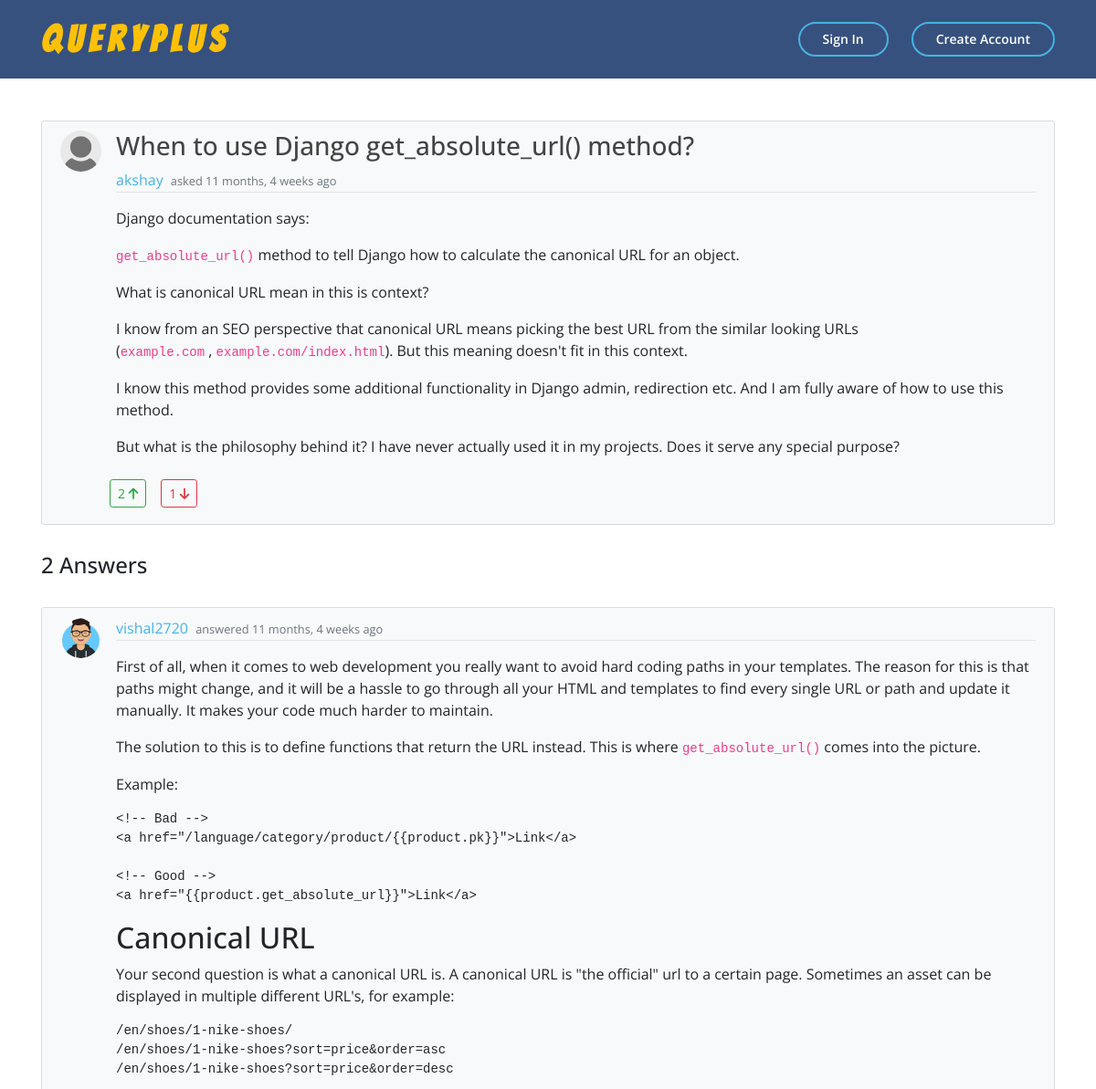
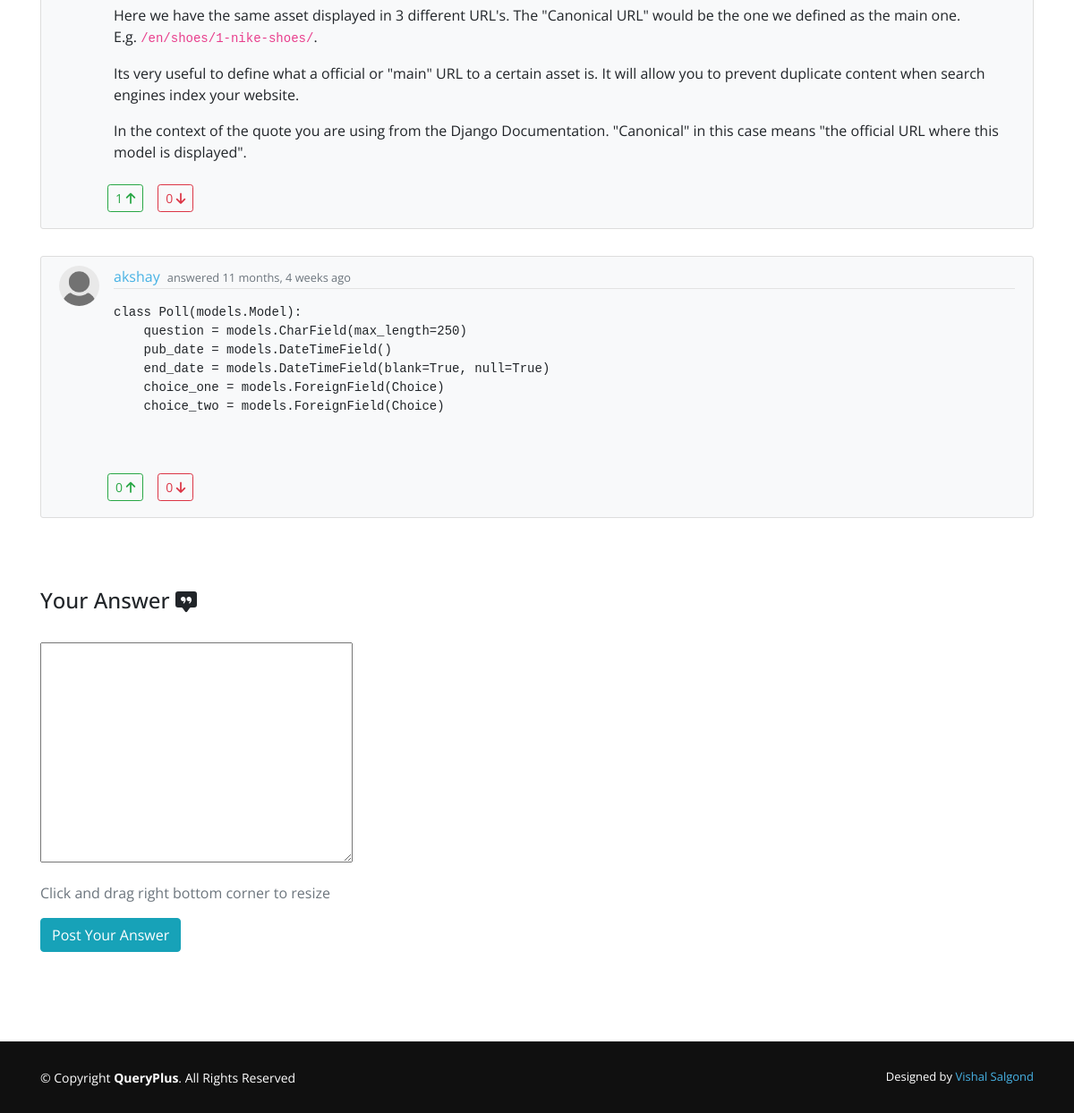
/question/23/, run on the app's committed database (2 pictures, top to bottom).
### main_app/models.py (models this page shows, shortened)
class Question(models.Model):
    title = models.CharField(max_length=100, null=True)
    question = RichTextField()
    date_posted = models.DateTimeField(auto_now_add=True)
    author = models.ForeignKey(User, on_delete=models.CASCADE)
    upvotes = models.ManyToManyField(User, related_name='question_upvotes', blank=True)
    downvotes = models.ManyToManyField(User, related_name='question_downvotes', blank=True)

class Profile(models.Model):
    user = models.OneToOneField(User, on_delete=models.CASCADE)
    image = models.ImageField(default='default.jpg',upload_to='profile_pics')

class Answer(models.Model):
    content = RichTextField(blank=True, null=True)
    date_posted = models.DateTimeField(default=timezone.now)
    author = models.ForeignKey(User, on_delete=models.CASCADE)
    answered_to = models.ForeignKey(Question, on_delete=models.CASCADE)
    upvotes = models.ManyToManyField(User, related_name='answer_upvotes', blank=True)
    downvotes = models.ManyToManyField(User, related_name='answer_downvotes', blank=True)

### main_app/views.py (the view, shortened to what this page needs)
# urls.py: path('question/<int:pk>/', QuestionDetailView.as_view(), name='question-detail'),
class QuestionDetailView(DetailView):
    model = Question
    def get_context_data(self, *args, **kwargs):
        context = super(QuestionDetailView,
             self).get_context_data(*args, **kwargs)
        context["form"] = AnswerForm()
        context["answers"] = Answer.objects.filter(answered_to=context["question"])
        context["count"] =  Answer.objects.filter(answered_to=context["question"]).count()
        return context

### main_app/forms.py
class AnswerForm(forms.ModelForm):
    class Meta:
        model = Answer
        fields = ["content"]

### main_app/templates/main_app/question_detail.html (shortened to what this page needs)
{% extends "main_app/base.html" %}
{% load crispy_forms_tags %}
{% load i18n %}
{% block content %}
    <div style="margin-bottom: 100px;" class="container">
    <article class="media content-section mt-5 bg-light">
        <img class="rounded-circle article-img" src="{{ object.author.profile.image.url }}" alt="user_image">
        <div class="media-body">
        <div class="article-metadata">
            <h3 class="article-title">{{ question.title|safe }}</h3>
            <a class="mr-1" href="{% url 'user-profile' question.author.username %}">{{ question.author }}</a>
            <small class="text-muted">asked {{ question.date_posted|timesince }} ago</small>
        </div>
            <p class="article-title">{{ question.question|safe }}</p>
            {% if user != question.author %}
                <div class="row">
                    <form action="{% url 'question-upvote' object.id %}" method="POST">
                            {% if user not in question.upvotes.all %}
                                {% if user in question.downvotes.all %}
                                    <a id="example" role="button" class="btn btn-outline-success btn-sm m-2" data-container="body" data-toggle="popover" data-trigger="focus" data-placement="right" data-content="You have already upvoted the answer"> {{ question.upvotes.count }} <i class='fas fa-arrow-down'></i></a>
                                {% else %}
                                    <button type="submit" class="btn btn-outline-success btn-sm m-2"> {{ question.upvotes.count }} <i class='fas fa-arrow-up'></i></button>
                                {% endif %}
                            {% else %}
                                <button type="submit" class="btn btn-success btn-sm m-2"> {{ question.upvotes.count }} <i class='fas fa-arrow-up'></i></button>
                            {% endif %}
                    </form>
                    <form action="{% url 'question-downvote' object.id %}" method="POST">
                            {% if user not in question.downvotes.all %}
                                {% if user in question.upvotes.all %}
                                    <a id="example" role="button" class="btn btn-outline-danger btn-sm m-2" data-container="body" data-toggle="popover" data-trigger="focus" data-placement="right" data-content="You have already upvoted the answer"> {{ question.downvotes.count }} <i class='fas fa-arrow-down'></i></a>
                                {% else %}
                                    <button type="submit" class="btn btn-outline-danger btn-sm m-2"> {{ question.downvotes.count }} <i class='fas fa-arrow-down'></i></button>
                                {% endif %}
                            {% else %}
                                <button type="button" class="btn btn-danger btn-sm m-2"> {{ question.downvotes.count }} <i class='fas fa-arrow-down'></i></button>
                            {% endif %}
                    </form>
                </div>
            {% endif %}
        </div>
    </article>
    <br>
    {% if count  %}
        {% for ans in answers %}
            <article class="media content-section bg-light">
                <img class="rounded-circle article-img" src="{{ ans.author.profile.image.url }}" alt="">
                <div class="media-body">
                <div class="article-metadata">
                    <a class="mr-1" href="{% url 'user-profile' ans.author.username %}">{{ ans.author }}</a>
                    <small class="text-muted">answered {{ ans.date_posted|timesince }} ago</small>
                </div>
                <p>{{ ans.content|safe }}</p>
                {% if user != ans.author %}
                    <div class="row">
                        <form action="{% url 'answer-upvote' ans.id %}" method="POST">
                                {% if user not in ans.upvotes.all %}
                                    {% if user in ans.downvotes.all %}
                                        <a id="example" role="button" class="btn btn-outline-success btn-sm m-2" data-container="body" data-toggle="popover" data-trigger="focus" data-placement="right" data-content="You have already upvoted the answer"> {{ ans.upvotes.count }} <i class='fas fa-arrow-down'></i></a>
                                    {% else %}
                                        <button type="submit" class="btn btn-outline-success btn-sm m-2"> {{ ans.upvotes.count }} <i class='fas fa-arrow-up'></i></button>
                                    {% endif %}
                                {% else %}
                                    <button type="submit" class="btn btn-success btn-sm m-2"> {{ ans.upvotes.count }} <i class='fas fa-arrow-up'></i></button>
                                {% endif %}
                        </form>
                        <form action="{% url 'answer-downvote' ans.id %}" method="POST">
                                {% if user not in ans.downvotes.all %}
                                    {% if user in ans.upvotes.all %}
                                        <a id="example" role="button" class="btn btn-outline-danger btn-sm m-2" data-container="body" data-toggle="popover" data-trigger="focus" data-placement="right" data-content="You have already upvoted the answer"> {{ ans.downvotes.count }} <i class='fas fa-arrow-down'></i></a>
                                    {% else %}
                                        <button type="submit" class="btn btn-outline-danger btn-sm m-2"> {{ ans.downvotes.count }} <i class='fas fa-arrow-down'></i></button>
                                    {% endif %}
                                {% else %}
                                    <button type="button" class="btn btn-danger btn-sm m-2"> {{ ans.downvotes.count }} <i class='fas fa-arrow-down'></i></button>
                                {% endif %}
                        </form>
                    </div>
                {% endif %}
                </div>
            </article>
        {% endfor %}
    {% endif %}
    <form method="POST">
        <fieldset class="form-group">
            {% if count  %}
                <h4 class="mt-5">Your Answer
                </h4>
                <br>
            {% else %}
                <h4 class="mt-5">Be the first one to Answer</h4>
                <br>
            {% endif %}
            <div>
                {{ form.content|safe }} {{ form.media }}
            </div>
        </fieldset>
        <div class="mb-3 text-muted">
            <span>Click and drag right bottom corner to resize</span>
        </div>
        <div class="form-group">
            <button class="btn btn-info" type="submit">Post Your Answer</button>
        </div>
    </form>
</div>
{% endblock content %}

### main_app/static/main_app/main.css (style rules this page uses)
html { min-height: 100%; position: relative; }
body { background: white; margin-top: 5rem; font-family: 'Open Sans', sans-serif; padding-bottom: 80px; }
a { color: #47b2e4; }
.content-section { background: #ffffff; padding: 10px 20px; border: 1px solid #dddddd; border-radius: 3px; margin-bottom: 30px; }
.article-title { color: #444444; }
.article-img { height: 45px; width: 45px; margin-right: 16px; }
.article-metadata { padding-bottom: 1px; margin-bottom: 4px; border-bottom: 1px solid #e3e3e3 }

### data on the page
Question: author.profile.image (placeholder picture), title "When to use Django get_absolute_url() method?", author "akshay", date_posted "11 months, 4 weeks", question "Django documentation says: get_absolute_url() method to tell Django how to calculate the canonical URL for an object. What is canonical URL mean in this is context? I know from an SEO perspective that canonical URL means picking the best URL from the similar looking URLs ( example.com , example.com/index.html ). But this meaning doesn't fit in this context. I know this method provides some additional functionality in Django admin, redirection etc. And I am fully aware of how to use this method. But what is the philosophy behind it? I have never actually used it in my projects. Does it serve any special purpose?", upvotes.count "2", downvotes.count "1"
Answer: author.profile.image (picture), author "vishal2720", date_posted "11 months, 4 weeks", content "First of all, when it comes to web development you really want to avoid hard coding paths in your templates. The reason for this is that paths might change, and it will be a hassle to go through all your HTML and templates to find every single URL or path and update it manually. It makes your code much harder to maintain. The solution to this is to define functions that return the URL instead. This is where get_absolute_url() comes into the picture. Example: <!-- Bad --> <a href=\"/language/category/product/{{product.pk}}\">Link</a> <!-- Good --> <a href=\"{{product.get_absolute_url}}\">Link</a> Canonical URL Your second question is what a canonical URL is. A canonical URL is \"the official\" url…", upvotes.count "1", downvotes.count "0"
Answer: author.profile.image (placeholder picture), author "akshay", date_posted "11 months, 4 weeks", content "class Poll(models.Model): question = models.CharField(max_length=250) pub_date = models.DateTimeField() end_date = models.DateTimeField(blank=True, null=True) choice_one = models.ForeignField(Choice) choice_two = models.ForeignField(Choice)", upvotes.count "0", downvotes.count "0"
